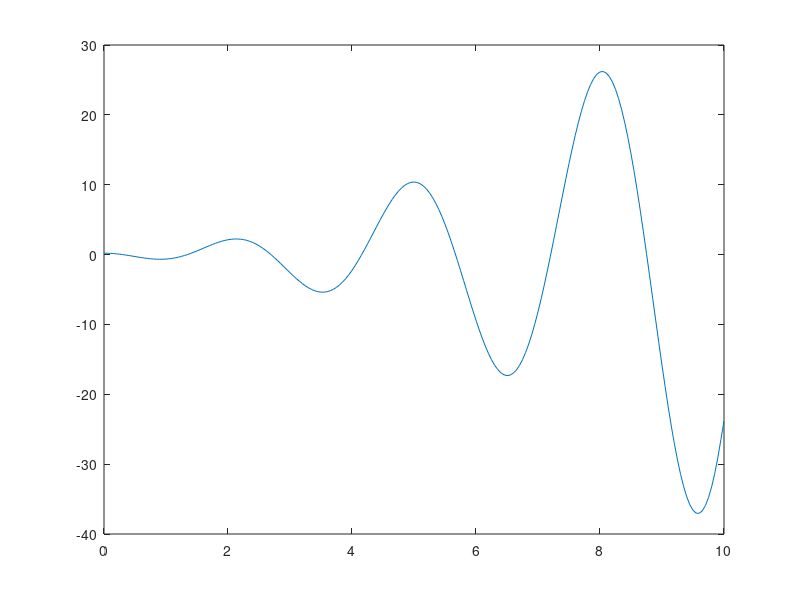

Here is the MATLAB script that generated this plot:
function repaso
  xi=0; dx=0.05; xf=10;
  x=xi:dx:xf;
  VD=derivadaprimera(fc(x),dx);
  VD2=derivadasegunda(fc(x),dx);
  vec=VD.*VD2;
  
  I=SC(vec,dx);
  disp(I);
  
  plot(x,VD2);
  
  x2=5:dx:8;
  #VD(100)en x=5 VD(160)en x=8 (5/dx+1) y (8/dx+1)
  j=VD(100);
  for i=100:160
    if j<VD(i)
      j=j;
    else
      j=VD(i);
    endif
  endfor
  disp(j);
  
  disp(VD2(4/dx));
    
endfunction
function y=fc(x)
  y=(10./(x+13369))+((x.^2).*cos(2*x)/10);
endfunction
#Derivada Primera
function VD=derivadaprimera(vy,paso)
  m=length(vy);
  VD(1)=(-3/(2*paso))*vy(1)+(2/(paso))*vy(2)+(-1/(2*paso))*vy(3);
  for i=2:m-1
    VD(i)=(vy(i+1)-vy(i-1))/(2*paso);
  endfor
  VD(m)=(3/(2*paso))*vy(m)+(-2/(paso))*vy(m-1)+(1/(2*paso))*vy(m-2);
endfunction
#Derivada Segunda
function VD2=derivadasegunda(vy,paso)
  m=length(vy);
  VD2(1)=(2*vy(1)-5*vy(2)+4*vy(3)-1*vy(4))/(paso^2);
  for i=2:m-1
    VD2(i)=(vy(i-1)-2*vy(i)+vy(i+1))/(paso^2);
  endfor
  VD2(m)=(2*vy(m)-5*vy(m-1)+4*vy(m-2)-1*vy(m-3))/(paso^2);
endfunction
#Metodo Simpson
function I=SC(vy,paso)
  m=length(vy);
  w=zeros(m,1);
  w(1)=1/3;
  w(m)=1/3;
  for i=2:2:m-1
    w(i)=4/3;#impar
  endfor
  for i=3:2:m-2
    w(i)=2/3;#par
  endfor
  w=paso*w;
  I=0;
  for i=1:m
    I=I+w(i)*vy(i);
  endfor
endfunction
